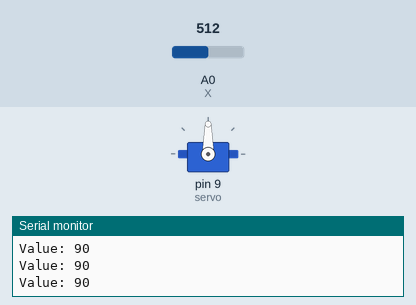
Bench run of a sketch on a simulated Arduino Uno, built with avr-gcc and run on an emulated ATmega328P. Parts: servo, the last lines printed to the serial monitor. The inputs (shaded band) are chosen by the test bench; at power-on: A0 (X) = 512.

Above: at 1.2 s.
1.3 s: A0 (X) set to 63
At 2.0 s:
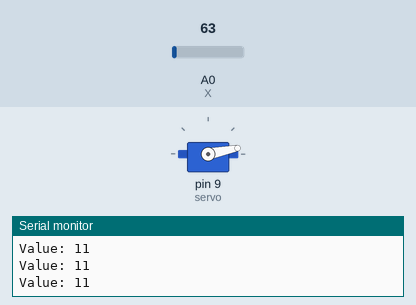
2.8 s: A0 (X) set to 53
At 3.1 s:
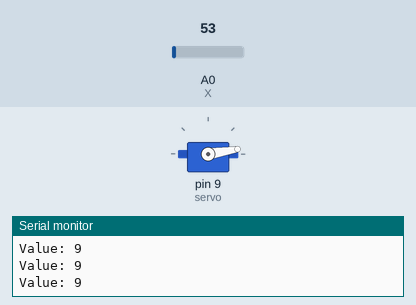
5.8 s: A0 (X) set to 716
At 6.8 s:
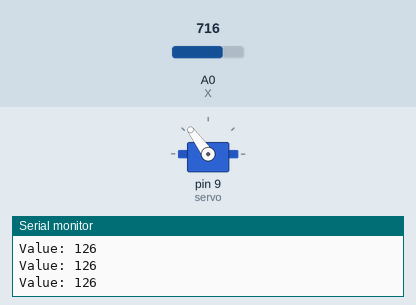
7.3 s: A0 (X) set to 900
At 7.9 s:
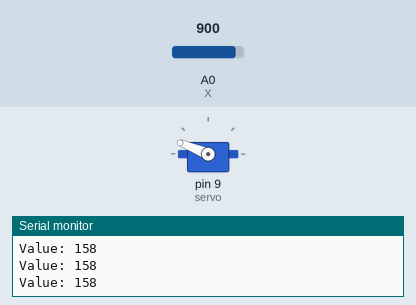
8.8 s: A0 (X) set to 1023
At 10.0 s:
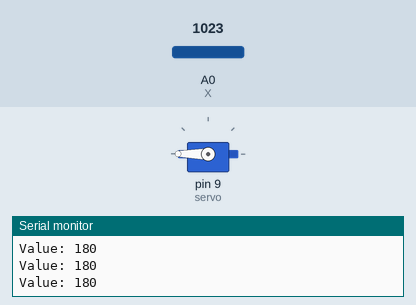
10.3 s: A0 (X) set to 582
At 11.2 s:
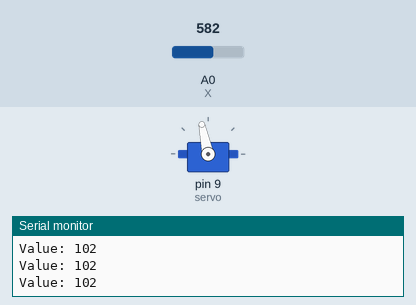
11.8 s: A0 (X) set to 560
Timing chart, 0 to 14.8 s (numbered marks = the images above; inputs shaded):
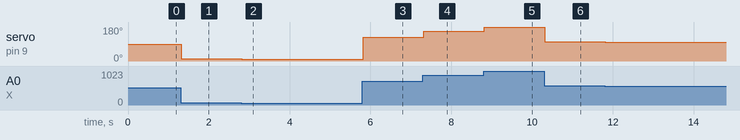

The sketch:

game.ino
```cpp
#include <Servo.h>
Servo servo;
int X = A0;
int ServoPin = 9;
int Xread;
void setup() {
Serial.begin(9600);
pinMode(X, INPUT);
servo.attach(9);
servo.write(0);}


void loop() {
 Xread = analogRead(A0)* 0.176;
 Serial.print("Value: ");
 Serial.println(Xread);
servo.write(Xread);
}
```

Measured:
- after the input at 1.3 s, servo on pin 9 (servo): 90° → 11° at once
- after the input at 2.8 s, servo on pin 9 (servo): 11° → 9° at once
- after the input at 5.8 s, servo on pin 9 (servo): 9° → 126° at once
- after the input at 7.3 s, servo on pin 9 (servo): 126° → 158° at once
- after the input at 8.8 s, servo on pin 9 (servo): 158° → 180° at once
- after the input at 10.3 s, servo on pin 9 (servo): 180° → 102° at once
- after the input at 11.8 s, servo on pin 9 (servo): 102° → 98° at once
